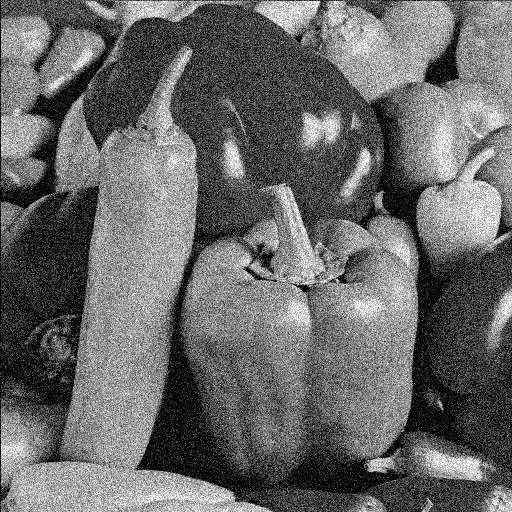
#> input picture Assignment6/noisypeppers.png, 512 x 512 px
$ jupyter execute --allow-errors Assignment6.ipynb   (shell and % lines are left out)   (older library calls are emulated)
#> lines starting #> are read from the running program, lines starting #| are printed output that depends on the picture; long printed decimals are rounded
#> further down, img is the input picture: shape (512, 512); min 0, max 255, mean 105.2
[cell 1]
import matplotlib
import math
import cmath
import numpy as np
import matplotlib.pyplot as plt
from scipy import misc
from scipy import ndimage
from numpy.linalg import inv
from scipy.linalg import circulant
import cv2

[cell 2]
#Function to estimate the variance of the supplied window sized image using histogram of the patch
def estimate_var(img,M1,N1,M2,N2):
    #Taking window of the defined size
#> called with M1 = 300, N1 = 90, M2 = 370, N2 = 150
    img1 = img[M1:M2,N1:N2]
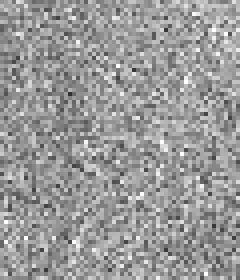
#> img1: shape (70, 60) (shown 4 times larger); min 48, max 255, mean 153.7
    plt.figure()
    n , bins , patches = plt.hist(img1.ravel(), bins=256, range=(0, 255),normed='True')
#> n = 256 values, max 0.0148 at index 167, min 0 at index 0, mean 0.00392; bins = 257 values from 0 to 255; patches = 256 items
    plt.show()
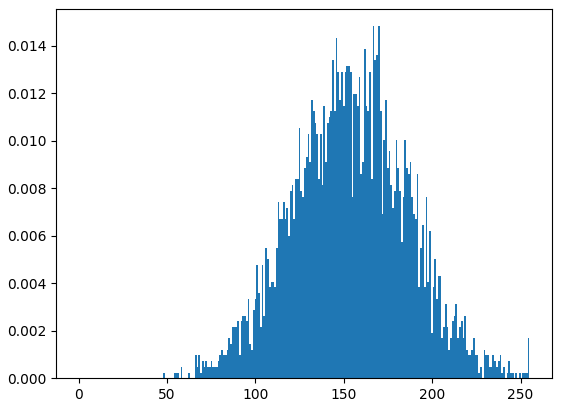
#> figure drawn by matplotlib, 1 panel
    mean = 0
    for i in range(n.shape[0]):
        mean += i * n[i]
#> this loop made 256 passes
#> mean on passes 1 to 3: 0, 0, 0
#> after the loop, mean = 154.4
    img1 = img1 - mean
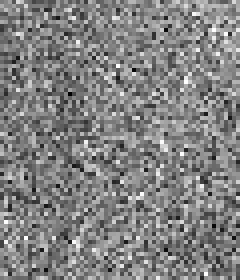
#> img1: shape (70, 60) float64 (shown 4 times larger); min -106.4, max 100.6, mean -0.6; drawn with min black and max white
    var = 0
    for i in range(n.shape[0]):
        var += ((i-mean) ** 2) * n[i]
#> this loop made 256 passes
#> after the loop, var = 1065.2
    return var

[cell 3]
#Function to
def myAdaptiveLNR(img,M1,N1,M2,N2,window_size):
    var_n = estimate_var(img,M1,N1,M2,N2)
#> var_n = 1065.2
    print(var_n)
#| 1065.217
    M = img.shape[0]
#> M = 512
    N = img.shape[1]
#> N = 512
    k = (window_size-1) // 2
    img1 = np.zeros(shape=(M+2*k,N+2*k),dtype=np.unsignedinteger)
    img1[k:M+k,k:N+k] = img
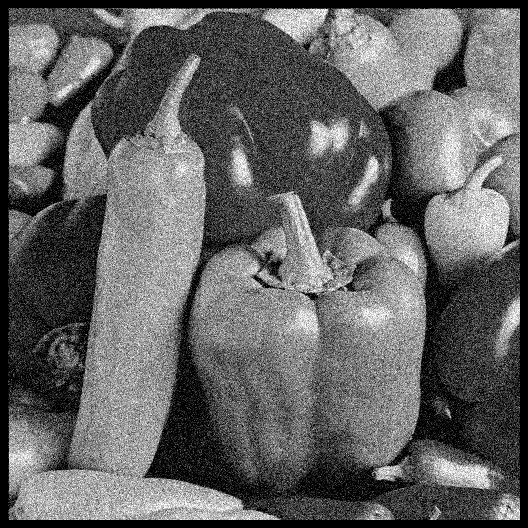
#> img1: shape (528, 528) uint64; min 0, max 255, mean 98.9
    #plt.imshow(img1)
    for i in range(k,M+k):
        for j in range(k,N+k):
            sub_i = img1[i-k:i+k+1,j-k:j+k+1]
            var_loc = np.var(sub_i)
            mean_loc = np.mean(sub_i)
            if (var_n < var_loc):
                img[i-k,j-k] = int(img1[i-k,j-k] -  (var_n/var_loc) * (img1[i-k,j-k] - mean_loc))
            else:
                img[i-k,j-k] = mean_loc
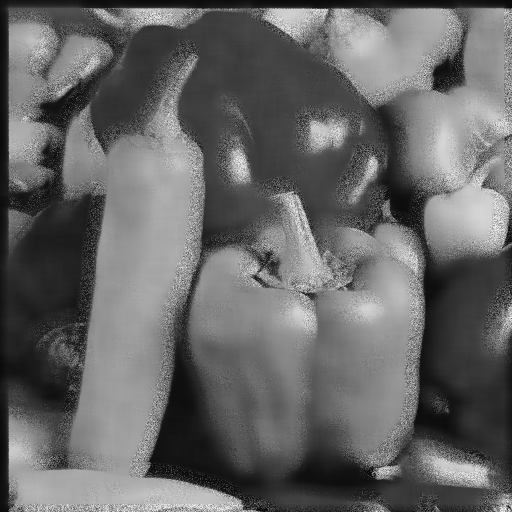
#> img: shape (512, 512); min 8, max 240, mean 102.1
    return img,var_n

[cell 4]
# [29 lines left out: function imnoise, not called in this run]

[cell 5]
# [40 lines left out: function myAdaptiveMed, not called in this run]

[cell 6]
# [8 lines left out: function mymed2d, not called in this run]

[cell 7]
img = cv2.imread('noisypeppers.png',0)
print("Original Image")
plt.figure()
plt.imshow(img)
plt.gray()
'''
w_si
density = [0.05,0.1,0.5]
for dens in density:
    noisy_img  = imnoise(img,'s&p',dens)

    output = myAdaptiveMed(noisy_img,w_size)

    #input image
    plt.figure()
    plt.title("adaptive median")
    plt.subplot(121)
    plt.imshow(noisy_img)
    plt.gray()
    #output image
    plt.subplot(122)
    plt.imshow(output)
    plt.gray()
    plt.show()

'''
img1,var_n = myAdaptiveLNR(img,300,90,370,150,17)
#> var_n = 1065.2
#img2 = myAdaptiveMed(img,21)
plt.figure()
#> (the rest of this cell did not finish here and is left out)

$ run again, with Assignment6/af.png copied over Assignment6/noisypeppers.png
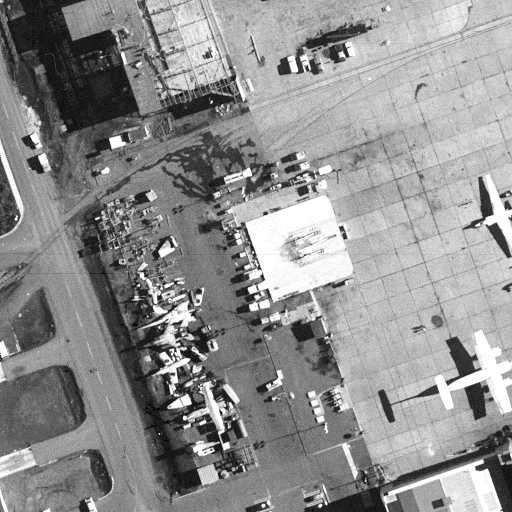
#> input picture Assignment6/af.png, 512 x 512 px
#> img is the input picture: shape (512, 512); min 0, max 255, mean 143.5
#> n = 256 values, max 0.0222 at index 55, min 0 at index 1, mean 0.00392; bins = 257 values from 0 to 255; patches = 256 items
#> in estimate_var, `plt.show()`:
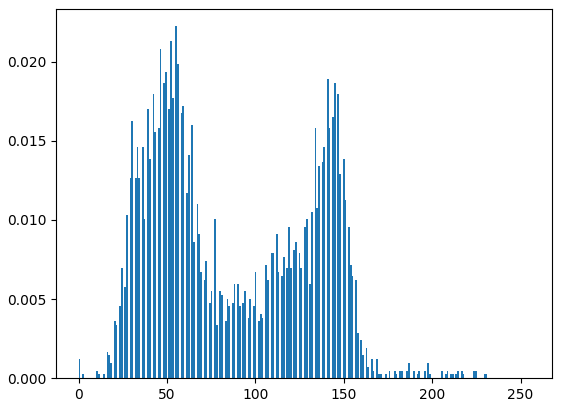
#> figure drawn by matplotlib, 1 panel; tallest bar 0.0222 high, from x = 54.79 to 55.78
#> the loop in estimate_var, `for i in range(n.shape[0]):` made 256 passes
#> mean on passes 1 to 3: 0, 0, 0.000478
#> after the loop in estimate_var, `for i in range(n.shape[0]):`: mean = 87.49
#> the loop in estimate_var, `for i in range(n.shape[0]):` made 256 passes
#> var on passes 1 to 3: 9.15, 9.15, 10.89
#> after the loop in estimate_var, `for i in range(n.shape[0]):`: var = 2010.5
#| 2010.484
#> after the loop in myAdaptiveLNR, `for i in range(k,M+k):`:
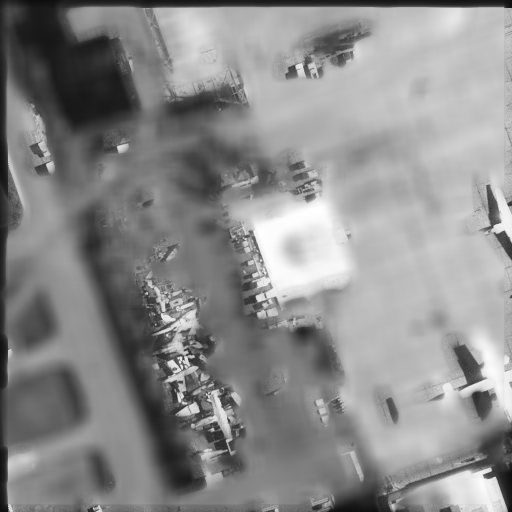
#> img: shape (512, 512); min 12, max 254, mean 139.5
